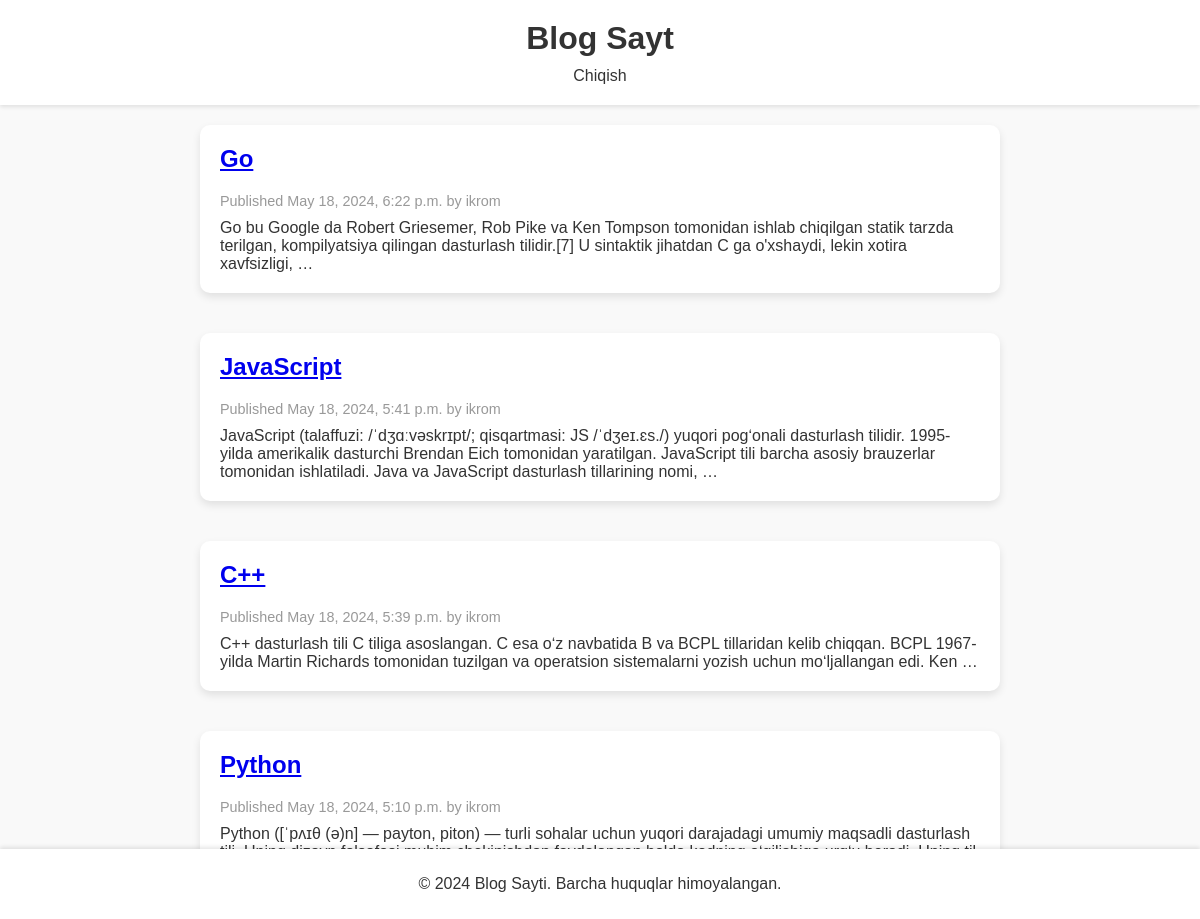
The app's page / (signed in) with its own data.
### blogapp/models.py (models this page shows, shortened)
class Post(models.Model):
    STATUS_CHOICES = (
        ('draft', 'Draft'),
        ('published', 'Published'),
    )
    title = models.CharField(max_length=250)
    slug = models.SlugField(max_length=250, unique_for_date='publish')
    author = models.ForeignKey(User, on_delete=models.CASCADE, related_name='blog_posts')
    body = models.TextField()
    publish = models.DateTimeField(default=timezone.now)
    created = models.DateTimeField(auto_now_add=True)
    updated = models.DateTimeField(auto_now=True)
    status = models.CharField(max_length=10, choices=STATUS_CHOICES, default='draft')
    class Meta:
        ordering = ('-publish',)
    objects = models.Manager()
    published = PublishedManager()
    def get_absolute_url(self):
        return reverse('blog:post_detail', args=[self.publish.year, self.publish.month, self.publish.day, self.slug])

### blogapp/views.py (the view)
# urls.py: path('', home_page, name='home_page'),
@login_required_decorator
def home_page(request):
    queryset = Post.published.all()
    context = {
        'posts': queryset
    }
    return render(request, 'index.html', context=context)

### blogapp/models.py (called while the page is built)
    def get_queryset(self):
        return super(PublishedManager, self).get_queryset().filter(status='published')

### templates/index.html (shortened to what this page needs)
<!DOCTYPE html>
<html lang="uz">
<head>
</head>
<body>
    <header>
        <h1>Blog Sayt</h1>
        <nav>
            <ul>
                 {% if request.user.is_authenticated %}
                    <li><a href="{% url 'blog:logout_page' %}">Chiqish</a></li>
                  {% else %}
                    <li><a href="{% url 'blog:login_page' %}">Kirish</a></li>
                  {% endif %}
            </ul>
        </nav>
    </header>
    <main>
        <div class="posts">
            {% for post in posts %}
            <div class="post">
                <h2>
                    <a href="{{ post.get_absolute_url }}">
                        {{ post.title }}
                    </a>
                </h2>
                <p class="date">
                    Published {{ post.publish }} by {{ post.author }}
                </p>
                {{ post.body|truncatewords:30|linebreaks }}
            </div>
            {% endfor %}
        </div>
    </main>
    <footer>
        <p>&copy; 2024 Blog Sayti. Barcha huquqlar himoyalangan.</p>
    </footer>
</body>
</html>

### templates/index.html (style rules this page uses)
body { font-family: 'Arial', sans-serif; margin: 0; padding: 0; background-color: #f9f9f9; color: #333; }
header { background-color: #fff; box-shadow: 0 2px 4px rgba(0, 0, 0, 0.1); padding: 20px 0; text-align: center; position: sticky; top: 0; z-index: 1000; }
header h1 { margin: 0; font-size: 2em; color: #333; }
nav ul { list-style: none; padding: 0; margin: 10px 0 0; display: flex; justify-content: center; gap: 20px; }
nav ul li { margin: 0; }
nav ul li a { color: #333; text-decoration: none; padding: 5px 10px; border-radius: 5px; transition: background-color 0.3s ease; }
main { padding: 20px; max-width: 800px; margin: 0 auto; }
.posts { display: flex; flex-direction: column; gap: 40px; }
.post { background-color: #fff; padding: 20px; border-radius: 10px; box-shadow: 0 4px 8px rgba(0, 0, 0, 0.1); transition: box-shadow 0.3s ease; }
.post h2 { margin-top: 0; font-size: 1.5em; }
.post .date { color: #999; font-size: 0.9em; margin-bottom: 10px; }
.post p { margin: 0; }
footer { background-color: #fff; box-shadow: 0 -2px 4px rgba(0, 0, 0, 0.1); text-align: center; padding: 10px 0; position: fixed; width: 100%; bottom: 0; left: 0; }

### records on screen
Post: title "Go", publish "May 18, 2024, 6:22 p.m.", author "ikrom", body "Go bu Google da Robert Griesemer, Rob Pike va Ken Tompson tomonidan ishlab chiqilgan statik tarzda terilgan, kompilyatsiya qilingan dasturlash tilidir.[7] U sintaktik jihatdan C ga o'xshaydi, lekin xotira xavfsizligi, …"
Post: title "JavaScript", publish "May 18, 2024, 5:41 p.m.", author "ikrom", body "JavaScript (talaffuzi: /ˈdʒɑːvəskrɪpt/; qisqartmasi: JS /ˈdʒeɪ.ɛs./) yuqori pogʻonali dasturlash tilidir. 1995-yilda amerikalik dasturchi Brendan Eich tomonidan yaratilgan. JavaScript tili barcha asosiy brauzerlar tomonidan ishlatiladi. Java va JavaScript dasturlash tillarining nomi, …"
Post: title "C++", publish "May 18, 2024, 5:39 p.m.", author "ikrom", body "C++ dasturlash tili C tiliga asoslangan. C esa oʻz navbatida B va BCPL tillaridan kelib chiqqan. BCPL 1967-yilda Martin Richards tomonidan tuzilgan va operatsion sistemalarni yozish uchun moʻljallangan edi. Ken …"
Post: title "Python", publish "May 18, 2024, 5:10 p.m.", author "ikrom", body "Python ([ˈpʌɪθ (ə)n] — payton, piton) — turli sohalar uchun yuqori darajadagi umumiy maqsadli dasturlash…"
